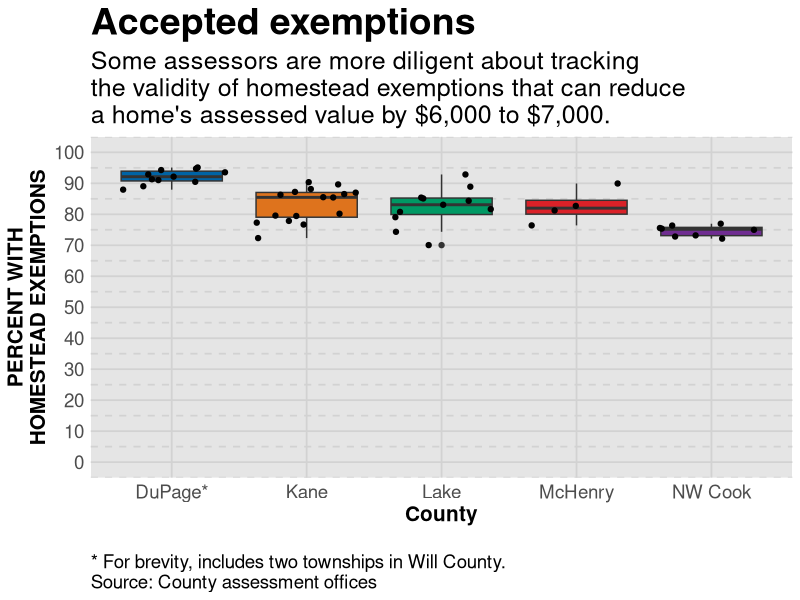

The R source for this figure:
# switching things up a bit - this is data
# from a watchdog graphic that seemed to
# be perfect for this chart type
# ultimately we chose not to use it, but
# still a great example

# as always, read the data in
library(readr)
library(ggplot2)
library(ggthemes)
library(Cairo)

df <- read_csv("homeExem.csv")

# take a look at it
names(df)
summary(df)

#---------------------
# This function set styles for the chart
# Be sure to run it before you plot

theme_gfx <- function(...) {
  theme_set(theme_get() + theme(text = element_text(family = 'Verdana', size= 12, lineheight=0.9))) + 
    theme(
      # edit background colors
      plot.background = element_blank(),
      legend.background = element_blank(),
      panel.background=element_rect(fill="#E5E5E5"),
      strip.background=element_rect(fill="#E5E5E5"),
      # modify grid and tick lines
      panel.grid.major = element_line(size = .6, color="#D2D2D2"),
      panel.grid.minor = element_line(size = .6, color="#D2D2D2", linetype = "dashed"),
      axis.ticks = element_blank(),
      # edit font sizes
      plot.title = element_text(size = 27,face="bold"),
      plot.subtitle = element_text(size = 18),
      #legend.title=element_text(size = 13,face="bold"),
      legend.text=element_text(size=14.7),
      axis.title=element_text(size=15, face="bold"),
      axis.text=element_text(size=13.5),
      plot.caption=element_text(size=13.5, hjust=0),
      strip.text = element_text(face="bold", size=13.5, hjust=0),
      # This puts the legend across the top
      legend.position="top", 
      legend.direction="horizontal",
      # removes label for legend
      legend.title = element_blank(),
      ...
    )
}

#-----Insert plot here -------------

# A boxplot is something that shows the range of data
# in a set. Basically it divides the most common 
# data into four parts with equal counts of data,
# or quartiles. Bottom and top quartiles are shown 
# by the extent of the top and bottom lines,
# while the two middle quartiles are boxed with the
# median as the line in the box. 
# Any points beyond the box and lines are considered
# potential outliers. So basically, it's showing
# that most of the data or predicted data would be between
# the box and lines, and trying to show what would 
# fall outside that prediction.
boxgfx <- ggplot(df) + 
  aes(x = County, 
      y = ExemRate, 
      fill = factor(County)
      ) + 
  geom_boxplot() + 
  theme_gfx() + 
  geom_jitter()  +
  scale_y_continuous( limits = c(0, 100), breaks=c( seq( 0,100,10 ) ) )
# Jitter just takes all the dots and spaces them out
# so they don't overlap and you can see them all

# add all the titles.
boxgfx <- boxgfx + labs(
  title="Accepted exemptions", # your headline
  subtitle="Some assessors are more diligent about tracking \nthe validity of homestead exemptions that can reduce \na home's assessed value by $6,000 to $7,000.",
  x="County", 
  y="PERCENT WITH\nHOMESTEAD EXEMPTIONS",
  caption="\n* For brevity, includes two townships in Will County.\nSource: County assessment offices")

# in this case, there's no need for a legend
boxgfx <- boxgfx + 
  theme(legend.position="None")

# color scheme - comment out for B/W PDF
boxgfx <- boxgfx + scale_colour_manual( values = c("#0063A5", "#DE731D", "#009964", "#DA2128", "#6F2C91") ) + scale_fill_manual( values = c("#0063A5", "#DE731D", "#009964", "#DA2128", "#6F2C91") )

# make B/W PDF - remember to change name of file!
#boxgfx <- boxgfx + scale_colour_grey(start = 0, end = 0.75) + scale_fill_grey(start = 0, end = 0.75)

boxgfx

#----- End plot --------------

# save for PDF - adjust height
#ggsave("boxplot.pdf", width = 7, height = 7, device=cairo_pdf, units = c("in"), dpi = 300, limitsize = FALSE)
#dev.off()
# save for web - adjust height
#ggsave("boxplot.png", width = 7, height = 7, device="png", units = c("in"), dpi = 86, limitsize = FALSE)
